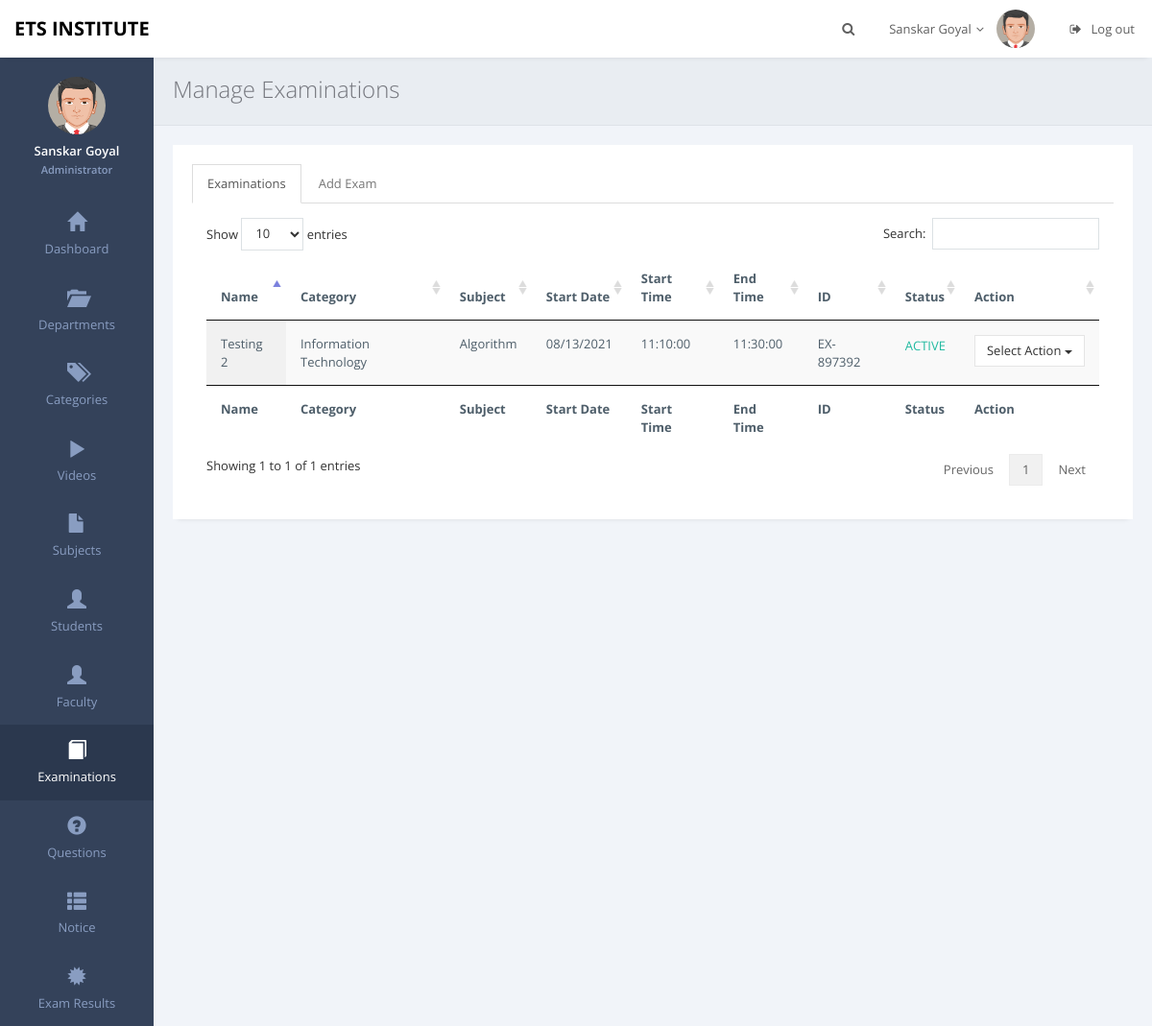
The page /admin/examinations.php (signed in) on the database its author committed.
### tables this page shows
CREATE TABLE `tbl_examinations` (
  `exam_id` varchar(255) NOT NULL,
  `category` varchar(255) NOT NULL,
  `subject` varchar(255) NOT NULL,
  `exam_name` varchar(255) NOT NULL,
  `date` varchar(255) NOT NULL,
  `end_date` varchar(255) NOT NULL,
  `duration` time NOT NULL,
  `end_duration` time NOT NULL,
  `passmark` int(255) NOT NULL,
  `re_exam` int(255) NOT NULL,
  `terms` longtext NOT NULL,
  `status` varchar(255) NOT NULL DEFAULT 'Inactive'
);

### admin/examinations.php (the view, shortened to what this page needs)
<?php require 'winclude/header.php'; ?>
<body <?php if ($ms == "1") { print 'onload="myFunction()"'; } ?>  class="page-header-fixed">
    <main class="page-content content-wrap">
       <?php require 'winclude/navbar.php'; ?>
       <?php require 'winclude/sidebar.php'; ?>
            <div class="page-inner">
                <div class="page-title">
                    <h3>Manage Examinations</h3>
                </div>
                <div id="main-wrapper">
                    <div class="row">
                        <div class="col-md-12">
						<div class="row">
                            <div class="col-md-12">
                                <div class="panel panel-white">
                                    <div class="panel-body">
                                        <div role="tabpanel">
                                            <ul class="nav nav-tabs" role="tablist">
                                                <li role="presentation" class="active"><a href="#tab5" role="tab" data-toggle="tab">Examinations</a></li>
                                                <li role="presentation"><a href="#tab6" role="tab" data-toggle="tab">Add Exam</a></li>
                                            </ul>
                                            <div class="tab-content">
                                                <div role="tabpanel" class="tab-pane active fade in" id="tab5">
                                           <div class="table-responsive">
										   <?php
										   include '../database/config.php';
										   $sql = "SELECT * FROM tbl_examinations";
                                           $result = $conn->query($sql);
                                           if ($result->num_rows > 0) {
										print '
										<table id="example" class="display table" style="width: 100%; cellspacing: 0;">
                                        <thead>
                                            <tr>
                                                <th>Name</th>
												<th>Category</th>
												<th>Subject</th>
                                                <th>Start Date</th>
                                                <th>Start Time</th>
                                                <th>End Time</th>
                                                <th>ID</th>
												<th>Status</th>
                                                <th>Action</th>
                                            </tr>
                                        </thead>
                                        <tfoot>
                                            <tr>
                                                <th>Name</th>
                                                <th>Category</th>
                                                <th>Subject</th>
                                                <th>Start Date</th>
                                                <th>Start Time</th>
                                                <th>End Time</th>
                                                <th>ID</th>
                                                <th>Status</th>
                                                <th>Action</th>
                                            </tr>
                                        </tfoot>
                                        <tbody>';
                                           while($row = $result->fetch_assoc()) {
											   $status = $row['status'];
											   if ($status == "Active") {
											   $st = '<p class="text-success">ACTIVE</p>';
											   $stl = '<a href="pages/make_ex_in.php?id='.$row['exam_id'].'">Make Inactive</a>';
											   }else{
											   $st = '<p class="text-danger">INACTIVE</p>';
                                               $stl = '<a href="pages/make_ex_ac.php?id='.$row['exam_id'].'">Make Active</a>';
											   }
                                          print '
										       <tr>
                                                <td>'.$row['exam_name'].'</td>
												<td>'.$row['category'].'</td>
                                                <td>'.$row['subject'].'</td>
                                                <td>'.$row['date'].'</td>
                                                <td>'.$row['duration'].'</td>
                                                <td>'.$row['end_duration'].'</td>
												<td>'.$row['exam_id'].'</td>
												<td>'.$st.'</td>
                                                <td><div class="btn-group" role="group">
                                                <button type="button" class="btn btn-default dropdown-toggle" data-toggle="dropdown" aria-expanded="false">
                                                    Select Action
                                                    <span class="caret"></span>
                                                </button>
                                                <ul class="dropdown-menu" role="menu">
                                                    <li>'.$stl.'</li>
													<li><a href="edit-exam.php?eid='.$row['exam_id'].'">Edit Exam</a></li>
													<li><a href="view-questions.php?eid='.$row['exam_id'].'">View Questions</a></li>
													<li><a href="add-questions.php?eid='.$row['exam_id'].'">Add Questions</a></li>
                                                    <li><a'; ?> onclick = "return confirm('Drop <?php echo $row['exam_name']; ?> ?')" <?php print ' href="pages/drop_ex.php?id='.$row['exam_id'].'">Drop Exam</a></li>
                                                </ul>
                                            </div></td>
                                            </tr>';
                                           }
										   print '
									   </tbody>
                                       </table>  ';
                                            } else {
											print '
												<div class="alert alert-info" role="alert">
                                        Nothing was found in database.
                                    </div>';
                                           }
										   ?>
                                    </div>
                                                </div>
                                            </div>
                                        </div>
                                    </div>
                                </div>
                            </div>
                        </div>
                        </div>
                    </div>
                </div>
            </div>
        </main>
<?php require 'winclude/footer.php'; ?>

### assets/css/themes/green.css (style rules this page uses)
.page-content { background: #34425A; }

### rows shown on the page
tbl_examinations: exam_name "Testing 2", category "Information Technology", subject "Algorithm", date "08/13/2021", duration "11:10:00", end_duration "11:30:00", exam_id "EX-897392", status "ACTIVE"

### other values the page prints
$myfname "Sanskar"
$mylname "Goyal"
